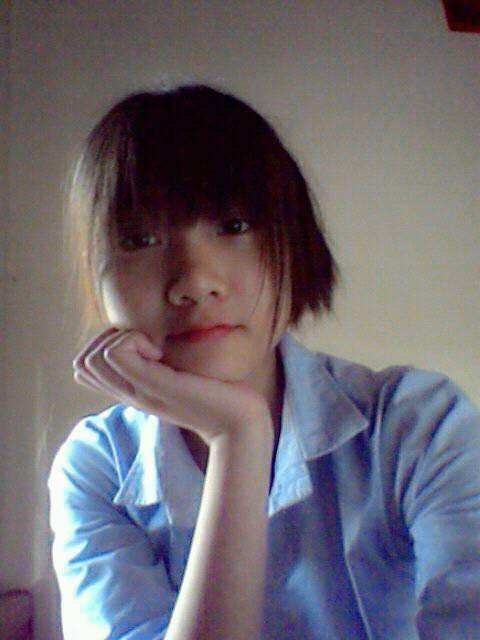
#> input picture ML_Learning/OpenCV_learning/dave.jpg, 480 x 640 px
$ python Canny_Edge_Detection.py
#> lines starting #> are read from the running program, lines starting #| are printed output that depends on the picture
# Concept of Canny edge detection
# 1.Noise Reduction
# 2.Finding intensity gradient of the image
# 3.Non-maximum Suppression
#  the results you get is a binary image with "thin edges"
# 4. Hysteresis Thresholding
#  decides which are all edges are really edges and which are not
#  we have to select minVal and max Val ( threshold)
# CED in OpenCv
import cv2
import numpy as np
import matplotlib.pyplot as plt

img = cv2.imread('dave.jpg', 0)
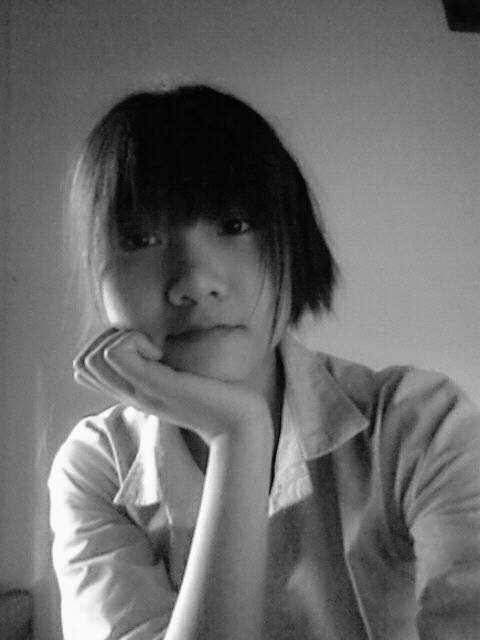
#> img: shape (640, 480); min 0, max 255, mean 106.9
edges = cv2.Canny(img, 50, 100)
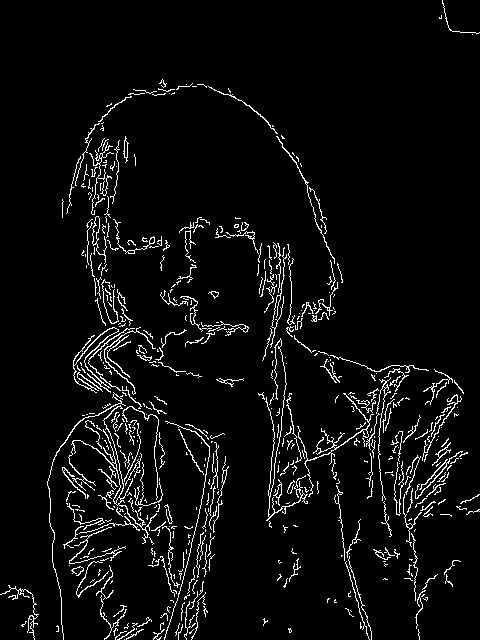
#> edges: shape (640, 480); 5% white in thin lines or dots

plt.subplot(121),plt.imshow(img,cmap = 'gray')
plt.title('Original Image'), plt.xticks([]), plt.yticks([])
plt.subplot(122),plt.imshow(edges,cmap = 'gray')
plt.title('Edge Image'), plt.xticks([]), plt.yticks([])

plt.show()
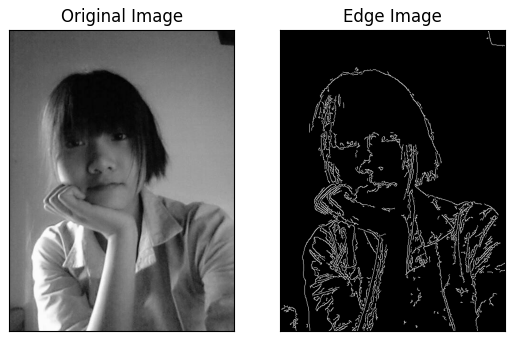
#> figure drawn by matplotlib, 2 panels

$ run again, with ML_Learning/OpenCV_learning/apple.JPG copied over ML_Learning/OpenCV_learning/dave.jpg
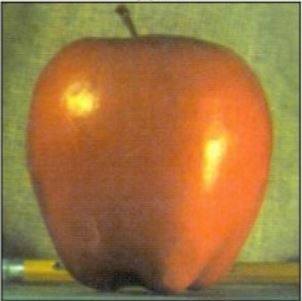
#> input picture ML_Learning/OpenCV_learning/apple.JPG, 302 x 301 px
#> `edges = cv2.Canny(img, 50, 100)`:
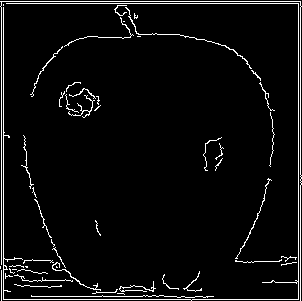
#> edges: shape (301, 302); 4.6% white in thin lines or dots
#> `plt.show()`:
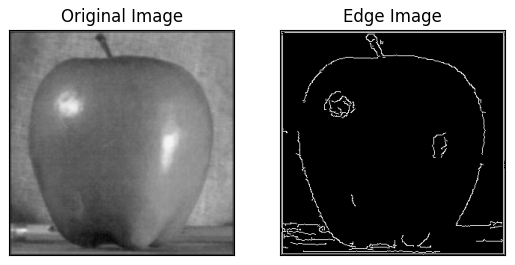
#> figure drawn by matplotlib, 2 panels

$ run again, with ML_Learning/OpenCV_learning/ax8.jpg copied over ML_Learning/OpenCV_learning/dave.jpg
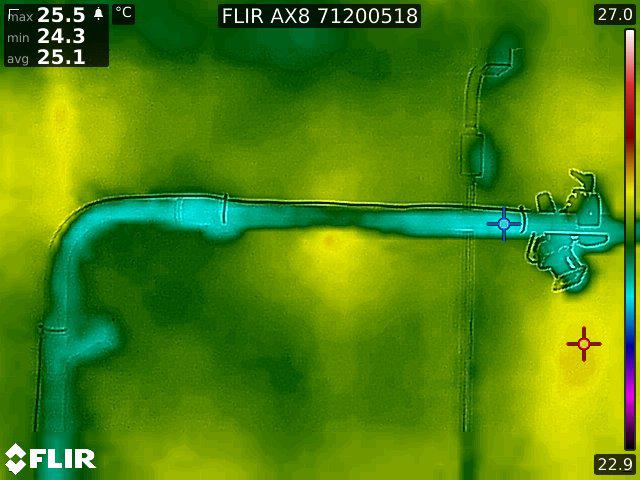
#> input picture ML_Learning/OpenCV_learning/ax8.jpg, 640 x 480 px
#> `edges = cv2.Canny(img, 50, 100)`:
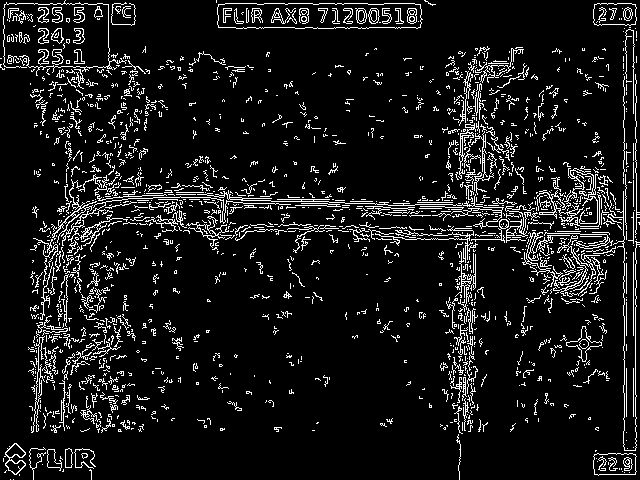
#> edges: shape (480, 640); 9.1% white in thin lines or dots
#> `plt.show()`:
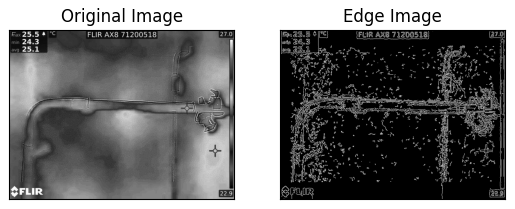
#> figure drawn by matplotlib, 2 panels

$ run again, with ML_Learning/OpenCV_learning/flir_example.jpg copied over ML_Learning/OpenCV_learning/dave.jpg
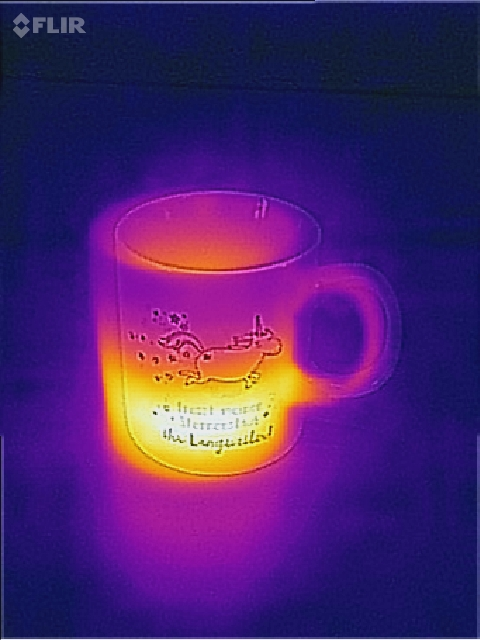
#> input picture ML_Learning/OpenCV_learning/flir_example.jpg, 480 x 640 px
#> `edges = cv2.Canny(img, 50, 100)`:
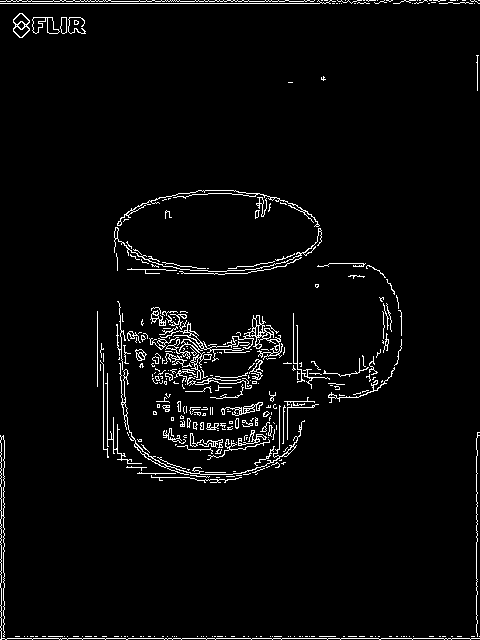
#> edges: shape (640, 480); 3.4% white in thin lines or dots
#> `plt.show()`:
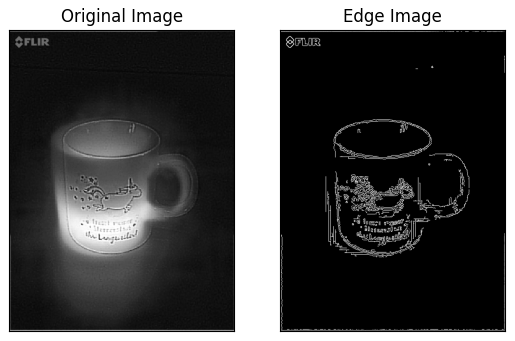
#> figure drawn by matplotlib, 2 panels
